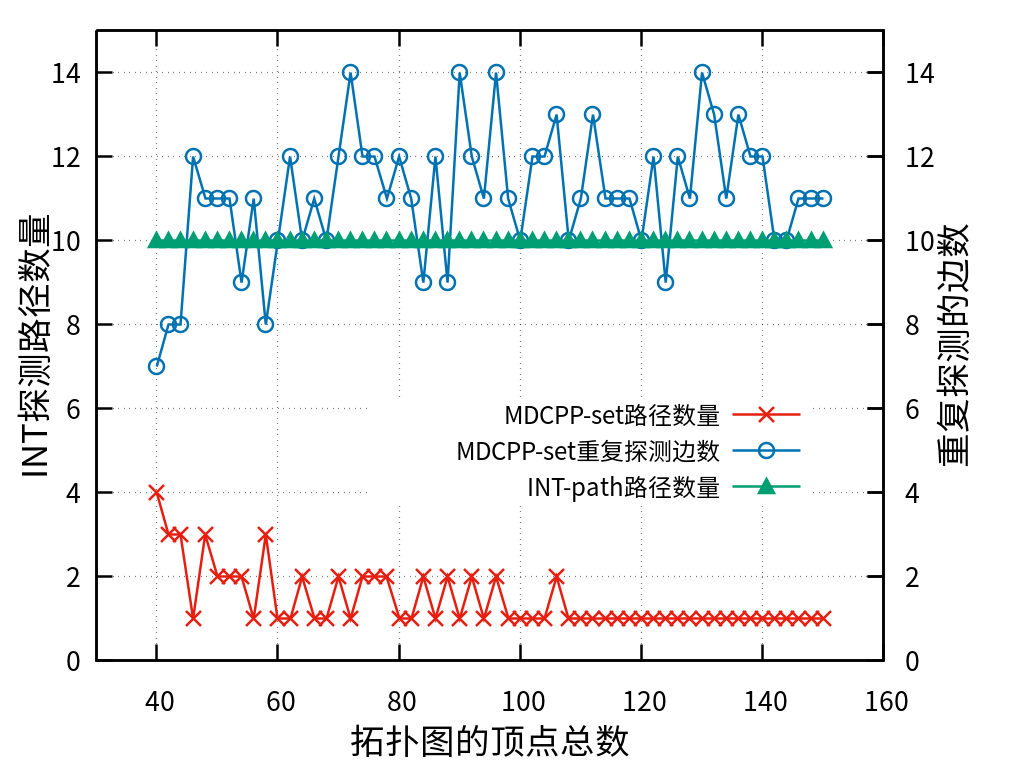

gnuplot code for this plot:
reset
set key center at 75, 5

set size ratio 0.8


set grid

set xlabel "拓扑图的顶点总数" offset 0,0.5 font "Microsoft YaHei,26"
set ylabel "INT探测路径数量" offset 2.2,0 font "Microsoft YaHei,26"
set y2label "重复探测的边数" offset -1.7,0 font "Microsoft YaHei,26"

set key left
set key font ",18"
set y2tics
set yrange [0:15]
set y2range [0:15]
set xrange [30:160]
set xtics 0,20,160
plot 'data3.txt' using 1:2 title"MDCPP-set路径数量" with linespoints ls 7 pt 2 pointsize 2.5,\
'data3.txt' using 1:3 title"MDCPP-set重复探测边数" with linespoints ls 6 pointsize 2.5 axes x1y2,\
'data3.txt' using 1:4 title"INT-path路径数量" with linespoints ls 8 pt 9 lc 10 pointsize 2.5

set terminal pngcairo size 1024,768 color solid linewidth 2.5 font "Microsoft YaHei,20"
set output "figure3_ch.png"

replot

set output
